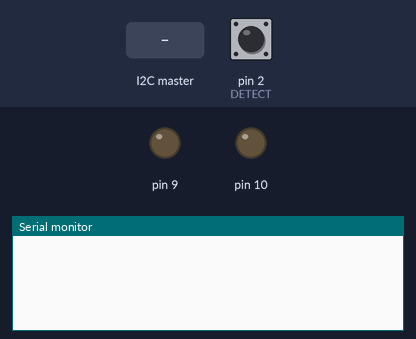
Recording of a sketch running on a simulated Arduino Uno, built with avr-gcc and run on an emulated ATmega328P. Shown: output pins drawn as LEDs (lit = HIGH), the last lines printed to the serial monitor. Inputs (shaded band) come from the test bench; at power-on: pin 2 (DETECT) HIGH.

Above: at 1.2 s.
1.3 s: pin 2 (DETECT) pulled LOW for 0.15 s
At 2.6 s:
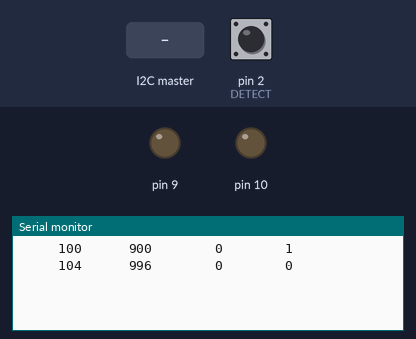
2.9 s: the I2C master sends the byte 1
At 3.8 s:
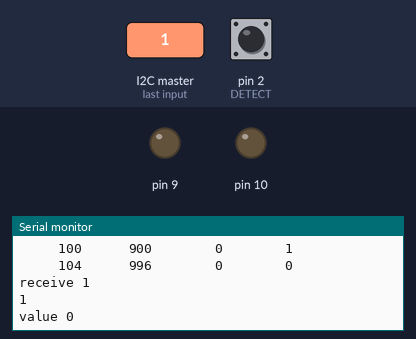

The sketch:

dimmer.ino
```cpp
// AC Control V1.1
//
// This arduino sketch is for use with the heater
// control circuit board which includes a zero
// crossing detect fucntion and an opto-isolated triac.
//
// AC Phase control is accomplished using the internal
// hardware timer1 in the arduino
//
// Timing Sequence
// * timer is set up but disabled
// * zero crossing detected on pin 2
// * timer starts counting from zero
// * comparator set to "delay to on" value
// * counter reaches comparator value
// * comparator ISR turns on triac gate
// * counter set to overflow - pulse width
// * counter reaches overflow
// * overflow ISR truns off triac gate
// * triac stops conducting at next zero cross


// The hardware timer runs at 16MHz. Using a
// divide by 256 on the counter each count is
// 16 microseconds.  1/2 wave of a 60Hz AC signal
// is about 520 counts (8,333 microseconds).

#define DIMMER_TIMER (1)
#define DIMMER_WIRE (1)
#define DIMMER_ZCI (1)

#if DIMMER_WIRE
#include <Wire.h>
#endif


//#include <avr/io.h>
//#include <avr/interrupt.h>

#define __ARDUINO
//#define __LINUX


#if DIMMER_TIMER
#include "List.h"
#endif

////////////////////////////////////////////////////////////////////////////////////////////////////
////////////////////////////////////////////////////////////////////////////////////////////////////

#if DIMMER_TIMER
Item *	item_gate_h[2];
Item *	item_gate_l[2];
Item *  list;
Item *  list_ptr0;
Item *  list_ptr;

bool changed = true;
#endif


#define DETECT  2  //pin for zero cross detect
#define PULSE   4  //trigger pulse width (counts)
#define COMPARE 1000


#define COUNT_LIMIT (10000)


int half_cycles = 0;

#define CODE_A_SET 0
#define CODE_B_SET 1
#define CODE_A_GET 2
#define CODE_B_GET 3

int gate[2];
int count_write[2];
int count_comp = 0;

//int index = 0;

int code = -1;

////////////////////////////////////////////////////////////////////////////////////////////////////
////////////////////////////////////////////////////////////////////////////////////////////////////

#if DIMMER_TIMER
void  set_dimmer(int dimmer, unsigned short count);
#endif

////////////////////////////////////////////////////////////////////////////////////////////////////
////////////////////////////////////////////////////////////////////////////////////////////////////

void  digWrite(uint8_t dimmer, uint8_t value)
{
  digitalWrite(gate[dimmer], value);
  ++count_write[dimmer];
}

#if DIMMER_WIRE
void hndRequest()
{
  //int code = Wire.read();

  Serial.print("hndRequest code=");
  Serial.println(code);

  if (code == CODE_A_GET) {
    Wire.write((char *) & (item_gate_h[0]->_M_count), 2);
  } else if (code == CODE_B_GET) {
    Wire.write((char *) & (item_gate_h[1]->_M_count), 2);
  } else {
    Serial.println("sendData code error");
  }
  return;
}
void hndReceive(int c)
{
  Serial.print("receive ");
  Serial.println(c);

  int i = 0;
  unsigned char buf[16];
  while (Wire.available()) {
    buf[i] = Wire.read();
    Serial.print(buf[i]);
    Serial.print(" ");
    ++i;
  }
  Serial.println();

  code = buf[0];

  unsigned short value;

  if ((code == CODE_A_SET) || (code == CODE_B_SET)) {
    value = *((short *)(buf + 1));

    Serial.print("value ");
    Serial.println(value);

    if (code == CODE_A_SET) {
      set_dimmer(0, value);
    } else if (code == CODE_B_SET) {
      set_dimmer(1, value);
    }
  }

}
void setup_wire()
{
  //Serial.println("setup wire");
  Wire.begin(8);
  Wire.onReceive(hndReceive);
  Wire.onRequest(hndRequest);
}
#endif


#if DIMMER_TIMER
void  set_dimmer(int dimmer, unsigned short count)
{

  item_gate_h[dimmer]->_M_count = count;

  if (count == 0) {
    item_gate_l[dimmer]->_M_count = 0;
  } else {
    item_gate_l[dimmer]->_M_count = count + PULSE;
  }

  changed = true;
}
void  update_list()
{
  list = list->update(COMPARE, 0);

  list_ptr0 = list;

  while (true) {
    if (list_ptr0 == 0) break;
    if (list_ptr0->_M_count > 0) break;
    list_ptr0 = list_ptr0->_M_next;
  }

  if(list_ptr0) {
    list_ptr0->print();
  }
}
void  setup_list()
{
  // list
  item_gate_h[0] = new Item(0, &digWrite, 0, HIGH);
  item_gate_h[1] = new Item(0, &digWrite, 1, HIGH);
  item_gate_l[0] = new Item(0, &digWrite, 0, LOW);
  item_gate_l[1] = new Item(0, &digWrite, 1, LOW);

  list = item_gate_h[0];
  list->insert(item_gate_h[1]);
  list->insert(item_gate_l[0]);
  list->insert(item_gate_l[1]);
}
#endif

//Interrupt Service Routines

#if DIMMER_ZCI
void zeroCrossingInterrupt() { //zero cross detect

#if DIMMER_TIMER

  if (changed) {
    update_list();
    changed = false;
  }

  list_ptr = list_ptr0;

  if(list_ptr) {
    TCCR1B = 0x04; //start timer with divide by 256 input
    TCNT1 = list_ptr->_M_tcnt;   //reset timer - count from zero
  }
#endif

  // debugging
  half_cycles++;

}
#endif

#if DIMMER_TIMER
ISR(TIMER1_COMPA_vect) { //comparator match for OCR1A

  ++count_comp;

  while(true) {
    list_ptr->call();
    list_ptr = list_ptr->_M_next;

    if(list_ptr == 0) break;

    if(list_ptr->_M_count == list_ptr->_M_prev->_M_count) continue;

    break;
  }

  if (list_ptr == 0) {
    // stop the timer
    TCCR1B = 0x0;
    return;
  }

  if (list_ptr->_M_count >= COUNT_LIMIT) {
    // stop the timer
    TCCR1B = 0x0;
    return;
  }

  TCNT1 = list_ptr->_M_tcnt;

}

void setup_timer()
{
  // set up Timer1
  //(see ATMEGA 328 data sheet pg 134 for more details)
  //Serial.println("setup timer");

  OCR1A = 100;

  TIMSK1 = 0x02;    //enable comparator A
  TCCR1A = 0x00;    //timer control registers set for
  TCCR1B = 0x00;    //normal operation, timer disabled

  OCR1A = COMPARE;
}
#endif


void setup() {

  count_write[0] = 0;
  count_write[1] = 0;

  // debugging
  Serial.begin(9600);

  //Serial.println("setup");


#if DIMMER_WIRE
  setup_wire();
#endif

  gate[0] = 9;
  gate[1] = 10;

  // set up pins

  pinMode(gate[0], OUTPUT);      //triac gate control
  pinMode(gate[1], OUTPUT);      //triac gate control


#if DIMMER_TIMER
  setup_list();
  setup_timer();
#endif

#if DIMMER_ZCI

  pinMode(DETECT, INPUT);     //zero cross detect
  digitalWrite(DETECT, HIGH); //enable pull-up resistor

  // set up zero crossing interrupt
  attachInterrupt(0, zeroCrossingInterrupt, RISING);

  //IRQ0 is pin 2. Call zeroCrossingInterrupt
  //on rising signal
#endif


  set_dimmer(0, 100);

}


void loop() { // sample code to exercise the circuit

  delay(15);

  //Serial.println("loop");

  int interval = 60*5;

  if (half_cycles > interval) {

    char buf[256];
    sprintf(buf, "%i half cycles  gate 0: %i comp: %i", interval, count_write[0], count_comp);
    Serial.println(buf);

    half_cycles -= interval;

    //list->print();
  }

}
```

List.h
```cpp
struct Item
{
  Item(int count, void(*func)(uint8_t, uint8_t), uint8_t arg0, uint8_t arg1):
    _M_count(count),
    _M_prev(0),
    _M_next(0),
    _M_func(func),
    _M_arg0(arg0),
    _M_arg1(arg1)
  {
  }
  void    update_util(int compare, int last)
  {
    _M_tcnt = compare - (_M_count - last);
    if (_M_next) _M_next->update_util(compare, _M_count);
  }
  Item *  update(int compare, int last)
  {
    Item * ret = sort();

    ret->update_util(compare, last);

    return ret;
  }

  void		print()
  {
#ifdef __ARDUINO
    char buf[128];
    sprintf(buf, "%8i %8i %8i %8i", _M_count, _M_tcnt, _M_arg0, _M_arg1);
    Serial.println(buf);
#endif
#ifdef __LINUX
    printf("%8i %8i\n", _M_count, _M_tcnt);
#endif

    if (_M_next != 0) {
      _M_next->print();
    }
  }

  Item *		insert(Item * i)
  {
    if (i->_M_count > _M_count) {
      if (_M_next == 0) {
        _M_next = i;
        i->_M_prev = this;
      } else {
        return _M_next->insert(i);
      }
    } else {
      if (_M_prev == 0) {
        _M_prev = i;
        i->_M_next = this;
      } else {
        _M_prev->_M_next = i;
        i->_M_prev = _M_prev;
        _M_prev = i;
        i->_M_next = this;
      }
    }

    return seek0();
  }
  void		swap_prev()
  {
    // 0 - 1 - 2 - 3
    // 0 - 2 - 1 - 3

    if (_M_prev == 0) return;

    Item * i1 = _M_prev;
    Item * i0 = i1->_M_prev;
    Item * i2 = this;
    Item * i3 = _M_next;

    if (i0) i0->_M_next = i2;

    i2->_M_prev = i0;
    i2->_M_next = i1;

    i1->_M_prev = i2;
    i1->_M_next = i3;

    if (i3) i3->_M_prev = i1;
  }
  Item *		sort()
  {
    Item * ptr;// = this;

    int c = 0;

    while (true) {
      c = 0;
      ptr = seek0();

      while (true) {

        if (ptr == 0) break;

        if (ptr->_M_prev) {
          if (ptr->_M_count < ptr->_M_prev->_M_count) {
            ptr->swap_prev();
            ptr = ptr->_M_next->_M_next;
            c++;
            continue;
          }
        }

        ptr = ptr->_M_next;

      }
      if (c == 0) break;
    }

    return seek0();
  }
  Item *		seek0()
  {
    if (_M_prev == 0) {
      return this;
    } else {
      return _M_prev->seek0();
    }
  }
  void    call()
  {
    (*_M_func)(_M_arg0, _M_arg1);
  }

  unsigned int	_M_tcnt;
  unsigned int	_M_count;

  Item *		_M_prev;
  Item *		_M_next;

  void(*_M_func)(uint8_t, uint8_t);
  uint8_t   _M_arg0;
  uint8_t   _M_arg1;
};
```

Measured:
- after the input at 1.3 s, the serial monitor: prints a new line after 0.15 s (image 1)
- after the input at 2.9 s, the serial monitor: prints a new line at once (image 2)
